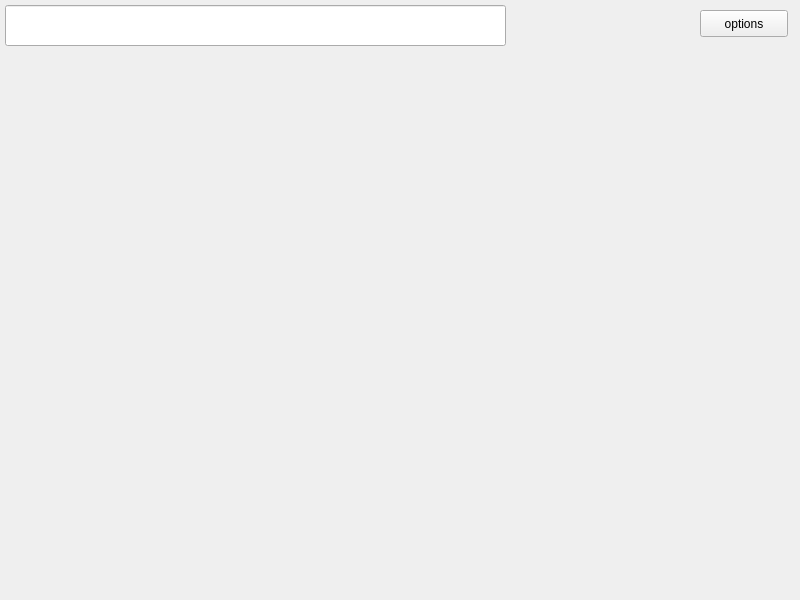
<?xml version="1.0" encoding="UTF-8"?>
<ui version="4.0">
 <class>MainWindow</class>
 <widget class="QMainWindow" name="MainWindow">
  <property name="geometry">
   <rect>
    <x>0</x>
    <y>0</y>
    <width>800</width>
    <height>600</height>
   </rect>
  </property>
  <property name="windowTitle">
   <string>MainWindow</string>
  </property>
  <widget class="QWidget" name="centralWidget">
   <widget class="QWidget" name="gridLayoutWidget">
    <property name="geometry">
     <rect>
      <x>0</x>
      <y>50</y>
      <width>801</width>
      <height>551</height>
     </rect>
    </property>
    <layout class="QGridLayout" name="browserLayout"/>
   </widget>
   <widget class="QPushButton" name="btnTopOptions">
    <property name="geometry">
     <rect>
      <x>700</x>
      <y>10</y>
      <width>88</width>
      <height>27</height>
     </rect>
    </property>
    <property name="text">
     <string>options</string>
    </property>
   </widget>
   <widget class="qui::UrlBar" name="urlBar">
    <property name="geometry">
     <rect>
      <x>5</x>
      <y>5</y>
      <width>501</width>
      <height>41</height>
     </rect>
    </property>
   </widget>
  </widget>
 </widget>
 <layoutdefault spacing="6" margin="11"/>
 <customwidgets>
  <customwidget>
   <class>qui::UrlBar</class>
   <extends>QLineEdit</extends>
   <header location="global">src/qt_code/qui/url_bar.h</header>
  </customwidget>
 </customwidgets>
 <resources/>
 <connections/>
</ui>
